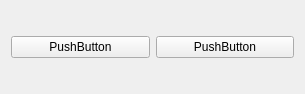
<?xml version="1.0" encoding="UTF-8"?>
<ui version="4.0">
 <class>AUGER_CTRL</class>
 <widget class="QWidget" name="AUGER_CTRL">
  <property name="geometry">
   <rect>
    <x>0</x>
    <y>0</y>
    <width>305</width>
    <height>94</height>
   </rect>
  </property>
  <property name="windowTitle">
   <string>auger_ctrl</string>
  </property>
  <property name="PREFIX" stdset="0">
   <string/>
  </property>
  <layout class="QGridLayout" name="gridLayout">
   <item row="0" column="0">
    <widget class="QPushButton" name="pushButton">
     <property name="text">
      <string>PushButton</string>
     </property>
    </widget>
   </item>
   <item row="0" column="1">
    <widget class="QPushButton" name="pushButton_2">
     <property name="text">
      <string>PushButton</string>
     </property>
    </widget>
   </item>
  </layout>
 </widget>
 <resources/>
 <connections/>
</ui>
